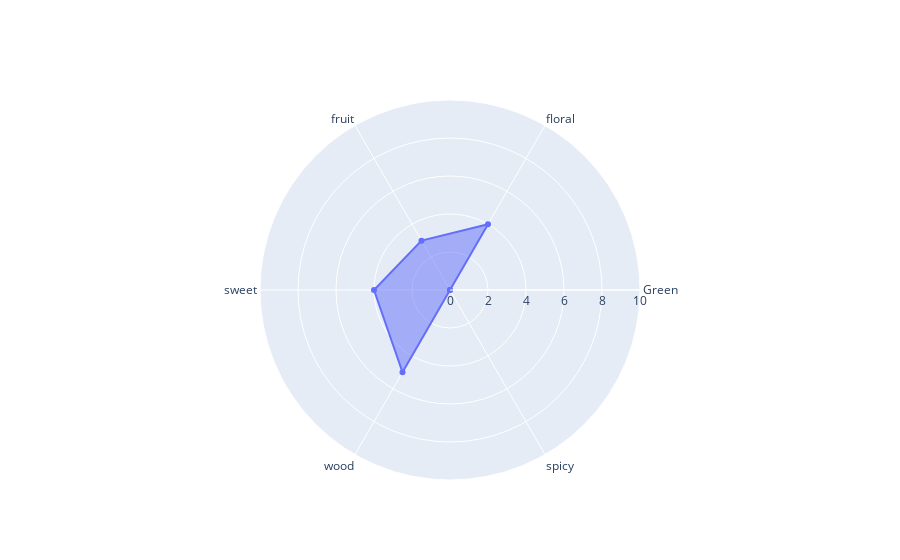

The cell this chart's notebook holds for it:
### Code cell
fig = go.Figure()
fig.add_trace(go.Scatterpolar(
  r=[0,4,3,4,5,0],
  theta=["Green","floral","fruit","sweet","wood","spicy"],
  fill='toself'
))


fig.update_layout(
  polar=dict(
    radialaxis=dict(
      visible=True,
      range=[0, 10]
    ),
  ),
  showlegend=False
)

fig.show()

### Figure 1 — Plotly figure (JSON) as saved in the notebook; plotly's stock layout.template omitted (floating-point values rounded to 4 significant figures)
{"data": [{"fill": "toself", "r": [0, 4, 3, 4, 5, 0], "theta": ["Green", "floral", "fruit", "sweet", "wood", "spicy"], "type": "scatterpolar"}], "layout": {"polar": {"radialaxis": {"range": [0, 10], "visible": true}}, "showlegend": false}}
